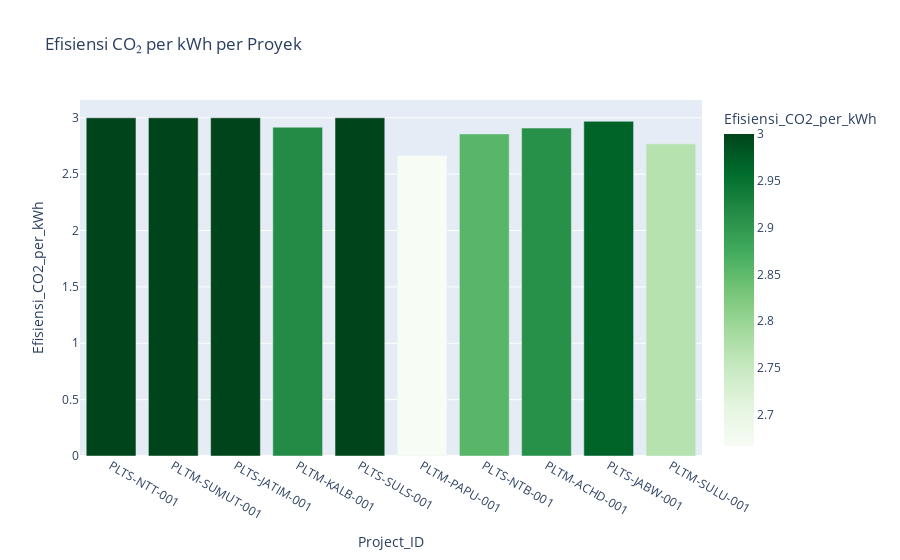

Write notebook code for a chart like this one.
### Markdown cell above
## Analisa Efisiensi C02 per kWh per Proyek dengan Bar Chart

### Code cell
fig1 = px.bar(
    df,
    x="Project_ID",
    y="Efisiensi_CO2_per_kWh",
    color="Efisiensi_CO2_per_kWh",
    title="Efisiensi CO₂ per kWh per Proyek",
    color_continuous_scale="greens"
)
fig1.show()

### Figure 1 — Plotly figure (JSON) as saved in the notebook; plotly's stock layout.template omitted (floating-point values rounded to 4 significant figures)
{"data": [{"hovertemplate": "Project_ID=%{x}<br>Efisiensi_CO2_per_kWh=%{marker.color}<extra></extra>", "legendgroup": "", "marker": {"color": [3.0, 3.0, 3.0, 2.917, 3.0, 2.667, 2.857, 2.909, 2.969, 2.769], "coloraxis": "coloraxis", "pattern": {"shape": ""}}, "name": "", "orientation": "v", "showlegend": false, "textposition": "auto", "type": "bar", "x": ["PLTS-NTT-001", "PLTM-SUMUT-001", "PLTS-JATIM-001", "PLTM-KALB-001", "PLTS-SULS-001", "PLTM-PAPU-001", "PLTS-NTB-001", "PLTM-ACHD-001", "PLTS-JABW-001", "PLTM-SULU-001"], "xaxis": "x", "y": [3.0, 3.0, 3.0, 2.917, 3.0, 2.667, 2.857, 2.909, 2.969, 2.769], "yaxis": "y"}], "layout": {"barmode": "relative", "coloraxis": {"colorbar": {"title": {"text": "Efisiensi_CO2_per_kWh"}}, "colorscale": [[0, "rgb(247,252,245)"], [0.125, "rgb(229,245,224)"], [0.25, "rgb(199,233,192)"], [0.375, "rgb(161,217,155)"], [0.5, "rgb(116,196,118)"], [0.625, "rgb(65,171,93)"], [0.75, "rgb(35,139,69)"], [0.875, "rgb(0,109,44)"], [1, "rgb(0,68,27)"]]}, "legend": {"tracegroupgap": 0}, "title": {"text": "Efisiensi CO₂ per kWh per Proyek"}, "xaxis": {"anchor": "y", "domain": [0, 1], "title": {"text": "Project_ID"}}, "yaxis": {"anchor": "x", "domain": [0, 1], "title": {"text": "Efisiensi_CO2_per_kWh"}}}}
